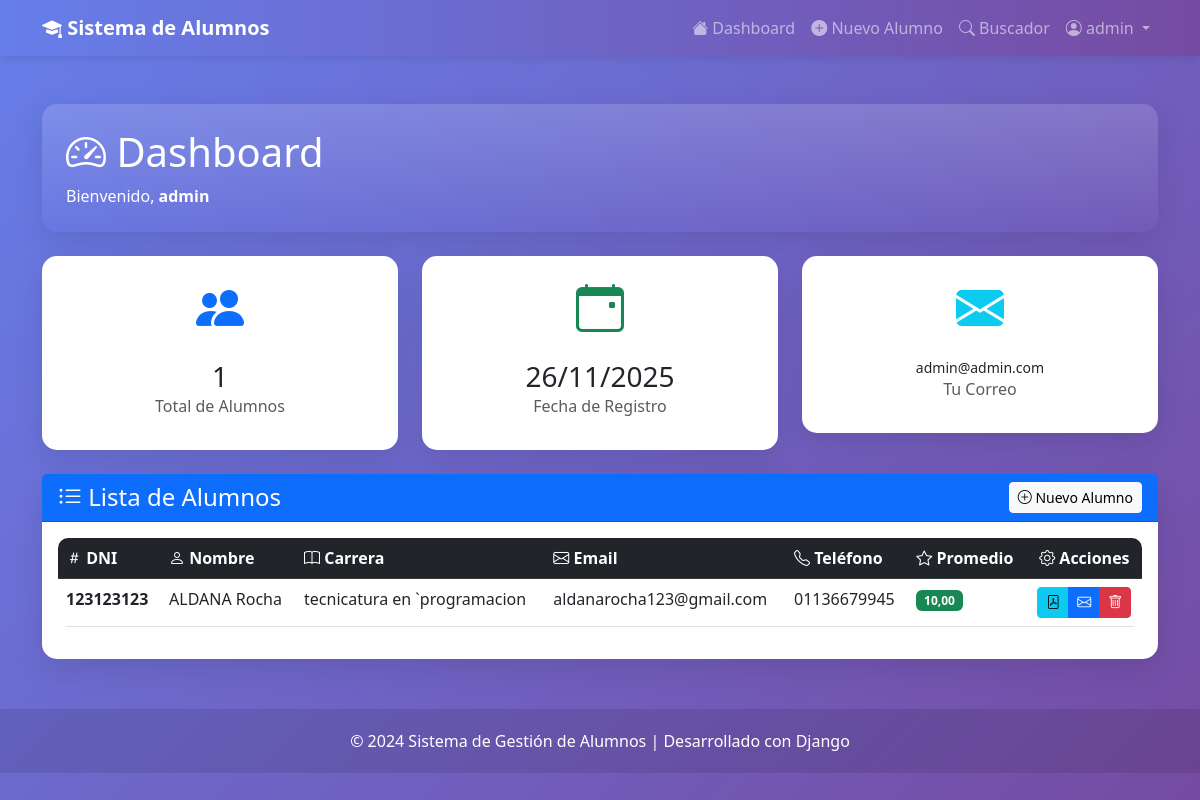
The page /dashboard/ (signed in) on the database its author committed.
### alumnos/models.py (models this page shows, shortened)
class Alumno(models.Model):
    usuario = models.ForeignKey(User, on_delete=models.CASCADE, related_name='alumnos')
    nombre = models.CharField(max_length=100, verbose_name='Nombre Completo')
    email = models.EmailField(verbose_name='Correo Electrónico')
    telefono = models.CharField(max_length=20, verbose_name='Teléfono')
    dni = models.CharField(max_length=10, verbose_name='DNI', unique=True)
    carrera = models.CharField(max_length=100, verbose_name='Carrera')
    fecha_ingreso = models.DateField(verbose_name='Fecha de Ingreso')
    promedio = models.DecimalField(max_digits=4, decimal_places=2, verbose_name='Promedio', null=True, blank=True)
    created_at = models.DateTimeField(auto_now_add=True)
    updated_at = models.DateTimeField(auto_now=True)
    class Meta:
        verbose_name = 'Alumno'
        verbose_name_plural = 'Alumnos'
        ordering = ['-created_at']

### alumnos/views.py (the view)
# urls.py: path('dashboard/', alumnos_views.dashboard_view, name='dashboard'),
@login_required
def dashboard_view(request):
    alumnos = Alumno.objects.filter(usuario=request.user)
    return render(request, 'alumnos/dashboard.html', {'alumnos': alumnos})

### templates/alumnos/dashboard.html (shortened to what this page needs)
{% extends 'base.html' %}
{% block content %}
<div class="row mb-4">
    <div class="col-12">
        <div class="card card-custom bg-gradient text-white" style="background: linear-gradient(135deg, #667eea 0%, #764ba2 100%);">
            <div class="card-body p-4">
                <h1 class="mb-0"><i class="bi bi-speedometer2"></i> Dashboard</h1>
                <p class="mb-0 mt-2">Bienvenido, <strong>{{ user.username }}</strong></p>
            </div>
        </div>
    </div>
</div>
<div class="row mb-4">
    <div class="col-md-4">
        <div class="card card-custom text-center">
            <div class="card-body">
                <i class="bi bi-people-fill text-primary" style="font-size: 3rem;"></i>
                <h3 class="mt-3 mb-0">{{ alumnos.count }}</h3>
                <p class="text-muted">Total de Alumnos</p>
            </div>
        </div>
    </div>
    <div class="col-md-4">
        <div class="card card-custom text-center">
            <div class="card-body">
                <i class="bi bi-calendar-event text-success" style="font-size: 3rem;"></i>
                <h3 class="mt-3 mb-0">{{ user.date_joined|date:"d/m/Y" }}</h3>
                <p class="text-muted">Fecha de Registro</p>
            </div>
        </div>
    </div>
    <div class="col-md-4">
        <div class="card card-custom text-center">
            <div class="card-body">
                <i class="bi bi-envelope-fill text-info" style="font-size: 3rem;"></i>
                <h3 class="mt-3 mb-0 small">{{ user.email }}</h3>
                <p class="text-muted">Tu Correo</p>
            </div>
        </div>
    </div>
</div>
<div class="card card-custom">
    <div class="card-header bg-primary text-white d-flex justify-content-between align-items-center">
        <h4 class="mb-0"><i class="bi bi-list-ul"></i> Lista de Alumnos</h4>
        <a href="{% url 'crear_alumno' %}" class="btn btn-light btn-sm">
            <i class="bi bi-plus-circle"></i> Nuevo Alumno
        </a>
    </div>
    <div class="card-body">
        {% if alumnos %}
        <div class="table-responsive">
            <table class="table table-hover table-custom">
                <thead class="table-dark">
                    <tr>
                        <th><i class="bi bi-hash"></i> DNI</th>
                        <th><i class="bi bi-person"></i> Nombre</th>
                        <th><i class="bi bi-book"></i> Carrera</th>
                        <th><i class="bi bi-envelope"></i> Email</th>
                        <th><i class="bi bi-telephone"></i> Teléfono</th>
                        <th><i class="bi bi-star"></i> Promedio</th>
                        <th class="text-center"><i class="bi bi-gear"></i> Acciones</th>
                    </tr>
                </thead>
                <tbody>
                    {% for alumno in alumnos %}
                    <tr>
                        <td><strong>{{ alumno.dni }}</strong></td>
                        <td>{{ alumno.nombre }}</td>
                        <td>{{ alumno.carrera }}</td>
                        <td>{{ alumno.email }}</td>
                        <td>{{ alumno.telefono }}</td>
                        <td>
                            {% if alumno.promedio %}
                                <span class="badge bg-success">{{ alumno.promedio }}</span>
                            {% else %}
                                <span class="badge bg-secondary">N/A</span>
                            {% endif %}
                        </td>
                        <td class="text-center">
                            <div class="btn-group btn-group-sm" role="group">
                                <a href="{% url 'descargar_pdf_alumno' alumno.pk %}" class="btn btn-info" title="Descargar PDF">
                                    <i class="bi bi-file-pdf"></i>
                                </a>
                                <button type="button" class="btn btn-primary" data-bs-toggle="modal" data-bs-target="#emailModal{{ alumno.pk }}" title="Enviar PDF">
                                    <i class="bi bi-envelope"></i>
                                </button>
                                <a href="{% url 'eliminar_alumno' alumno.pk %}" class="btn btn-danger" title="Eliminar">
                                    <i class="bi bi-trash"></i>
                                </a>
                            </div>
                        </td>
                    </tr>
                    {% endfor %}
                </tbody>
            </table>
        </div>
        {% endif %}
    </div>
</div>
{% endblock %}

### templates/base.html (shortened to what this page needs)
<!DOCTYPE html>
<html lang="es">
<head>
    <link href="https://cdn.jsdelivr.net/npm/bootstrap@5.3.0/dist/css/bootstrap.min.css" rel="stylesheet">
    <link rel="stylesheet" href="https://cdn.jsdelivr.net/npm/bootstrap-icons@1.10.0/font/bootstrap-icons.css">
</head>
<body>
    {% if user.is_authenticated %}
    <nav class="navbar navbar-expand-lg navbar-dark navbar-custom">
        <div class="container">
            <a class="navbar-brand fw-bold" href="{% url 'dashboard' %}">
                <i class="bi bi-mortarboard-fill"></i> Sistema de Alumnos
            </a>
            <div class="collapse navbar-collapse" id="navbarNav">
                <ul class="navbar-nav ms-auto">
                    <li class="nav-item">
                        <a class="nav-link" href="{% url 'dashboard' %}">
                            <i class="bi bi-house-fill"></i> Dashboard
                        </a>
                    </li>
                    <li class="nav-item">
                        <a class="nav-link" href="{% url 'crear_alumno' %}">
                            <i class="bi bi-plus-circle-fill"></i> Nuevo Alumno
                        </a>
                    </li>
                    <li class="nav-item">
                        <a class="nav-link" href="{% url 'scraper' %}">
                            <i class="bi bi-search"></i> Buscador
                        </a>
                    </li>
                    <li class="nav-item dropdown">
                        <a class="nav-link dropdown-toggle" href="#" id="navbarDropdown" role="button" data-bs-toggle="dropdown">
                            <i class="bi bi-person-circle"></i> {{ user.username }}
                        </a>
                    </li>
                </ul>
            </div>
        </div>
    </nav>
    {% endif %}
    <main class="container my-5">
        {% block content %}{% endblock %}
    </main>
    <footer class="footer-custom text-center">
        <div class="container">
            <p class="mb-0">&copy; 2024 Sistema de Gestión de Alumnos | Desarrollado con Django</p>
        </div>
    </footer>
</body>
</html>

### templates/base.html (style rules this page uses)
:root { --primary-color: #3498db; --secondary-color: #2c3e50; --success-color: #2ecc71; --danger-color: #e74c3c; }
body { background: linear-gradient(135deg, #667eea 0%, #764ba2 100%); min-height: 100vh; font-family: 'Segoe UI', Tahoma, Geneva, Verdana, sans-serif; }
.navbar-custom { background: linear-gradient(90deg, #667eea 0%, #764ba2 100%); box-shadow: 0 2px 10px rgba(0,0,0,0.1); }
.card-custom { border: none; border-radius: 15px; box-shadow: 0 10px 30px rgba(0,0,0,0.1); transition: transform 0.3s ease; }
.table-custom { border-radius: 10px; overflow: hidden; }
.footer-custom { background-color: rgba(0,0,0,0.1); color: white; padding: 20px 0; margin-top: 50px; }

### rows shown on the page
Alumno: dni "123123123", nombre "ALDANA Rocha", carrera "tecnicatura en `programacion", email "aldanarocha123@gmail.com", telefono "01136679945", promedio "10,00"

### other values the page prints
{{ user.username }} "admin"
{{ alumnos.count }} "1"
{{ user.date_joined|date:"d/m/Y" }} "26/11/2025"
{{ user.email }} "admin@admin.com"
